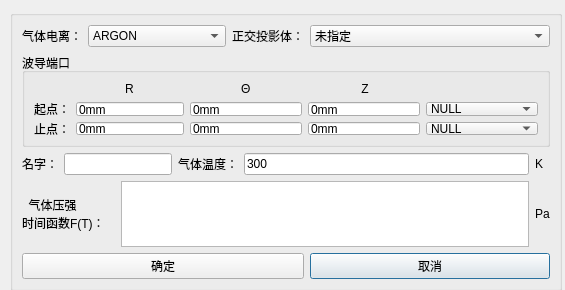
<?xml version="1.0" encoding="UTF-8"?>
<ui version="4.0">
 <class>Dialog</class>
 <widget class="QDialog" name="Dialog">
  <property name="geometry">
   <rect>
    <x>0</x>
    <y>0</y>
    <width>565</width>
    <height>290</height>
   </rect>
  </property>
  <property name="windowTitle">
   <string>气体电离</string>
  </property>
  <widget class="QGroupBox" name="groupBox">
   <property name="geometry">
    <rect>
     <x>10</x>
     <y>10</y>
     <width>552</width>
     <height>281</height>
    </rect>
   </property>
   <property name="title">
    <string/>
   </property>
   <layout class="QGridLayout" name="gridLayout_3">
    <item row="0" column="0">
     <widget class="QLabel" name="Label_type">
      <property name="sizePolicy">
       <sizepolicy hsizetype="Fixed" vsizetype="Preferred">
        <horstretch>0</horstretch>
        <verstretch>0</verstretch>
       </sizepolicy>
      </property>
      <property name="text">
       <string>气体电离：</string>
      </property>
     </widget>
    </item>
    <item row="0" column="1">
     <widget class="QComboBox" name="cb_type">
      <item>
       <property name="text">
        <string>ARGON</string>
       </property>
      </item>
      <item>
       <property name="text">
        <string>NITROGEN_GAS</string>
       </property>
      </item>
      <item>
       <property name="text">
        <string>OXYGEN_GAS</string>
       </property>
      </item>
      <item>
       <property name="text">
        <string>HYDROGEN_GAS</string>
       </property>
      </item>
      <item>
       <property name="text">
        <string>HELIUM</string>
       </property>
      </item>
      <item>
       <property name="text">
        <string>MERCURY</string>
       </property>
      </item>
      <item>
       <property name="text">
        <string>WATER_VAPOR</string>
       </property>
      </item>
      <item>
       <property name="text">
        <string>NEON</string>
       </property>
      </item>
      <item>
       <property name="text">
        <string>KRYPTON</string>
       </property>
      </item>
      <item>
       <property name="text">
        <string>XENON</string>
       </property>
      </item>
      <item>
       <property name="text">
        <string>CARBON_DIOXIDE</string>
       </property>
      </item>
     </widget>
    </item>
    <item row="0" column="2">
     <widget class="QLabel" name="Label_Shadow">
      <property name="sizePolicy">
       <sizepolicy hsizetype="Fixed" vsizetype="Preferred">
        <horstretch>0</horstretch>
        <verstretch>0</verstretch>
       </sizepolicy>
      </property>
      <property name="text">
       <string>正交投影体：</string>
      </property>
     </widget>
    </item>
    <item row="0" column="3">
     <widget class="StyledComboBox" name="ComboBox_Shadow">
      <property name="enabled">
       <bool>true</bool>
      </property>
      <property name="sizePolicy">
       <sizepolicy hsizetype="Preferred" vsizetype="Fixed">
        <horstretch>1</horstretch>
        <verstretch>0</verstretch>
       </sizepolicy>
      </property>
      <property name="maximumSize">
       <size>
        <width>3000</width>
        <height>16777215</height>
       </size>
      </property>
      <property name="sizeIncrement">
       <size>
        <width>1</width>
        <height>0</height>
       </size>
      </property>
      <property name="editable">
       <bool>false</bool>
      </property>
      <item>
       <property name="text">
        <string>未指定</string>
       </property>
      </item>
     </widget>
    </item>
    <item row="1" column="0" colspan="4">
     <widget class="QGroupBox" name="groupBox_Port">
      <property name="sizePolicy">
       <sizepolicy hsizetype="Preferred" vsizetype="Preferred">
        <horstretch>0</horstretch>
        <verstretch>0</verstretch>
       </sizepolicy>
      </property>
      <property name="title">
       <string>波导端口</string>
      </property>
      <property name="flat">
       <bool>true</bool>
      </property>
      <layout class="QVBoxLayout" name="verticalLayout_3">
       <item>
        <layout class="QGridLayout" name="gridLayout">
         <item row="2" column="3">
          <widget class="QLineEdit" name="LineEdit_end_y">
           <property name="text">
            <string>0mm</string>
           </property>
          </widget>
         </item>
         <item row="0" column="1" colspan="2" alignment="Qt::AlignHCenter">
          <widget class="QLabel" name="label_X">
           <property name="text">
            <string>R</string>
           </property>
          </widget>
         </item>
         <item row="1" column="0">
          <widget class="QLabel" name="label_start">
           <property name="text">
            <string>起点：</string>
           </property>
          </widget>
         </item>
         <item row="2" column="1" colspan="2">
          <widget class="QLineEdit" name="LineEdit_end_x">
           <property name="enabled">
            <bool>true</bool>
           </property>
           <property name="text">
            <string>0mm</string>
           </property>
          </widget>
         </item>
         <item row="1" column="4">
          <widget class="QLineEdit" name="LineEdit_start_z">
           <property name="text">
            <string>0mm</string>
           </property>
          </widget>
         </item>
         <item row="0" column="3" alignment="Qt::AlignHCenter">
          <widget class="QLabel" name="label_Y">
           <property name="layoutDirection">
            <enum>Qt::LeftToRight</enum>
           </property>
           <property name="text">
            <string>Θ</string>
           </property>
          </widget>
         </item>
         <item row="2" column="0">
          <widget class="QLabel" name="label_end">
           <property name="text">
            <string>止点：</string>
           </property>
          </widget>
         </item>
         <item row="2" column="4">
          <widget class="QLineEdit" name="LineEdit_end_z">
           <property name="text">
            <string>0mm</string>
           </property>
          </widget>
         </item>
         <item row="1" column="1" colspan="2">
          <widget class="QLineEdit" name="LineEdit_start_x">
           <property name="text">
            <string>0mm</string>
           </property>
          </widget>
         </item>
         <item row="1" column="5">
          <widget class="StyledComboBox" name="ComboBox_start">
           <property name="sizePolicy">
            <sizepolicy hsizetype="Expanding" vsizetype="Fixed">
             <horstretch>0</horstretch>
             <verstretch>0</verstretch>
            </sizepolicy>
           </property>
           <item>
            <property name="text">
             <string>NULL</string>
            </property>
           </item>
          </widget>
         </item>
         <item row="2" column="5">
          <widget class="StyledComboBox" name="ComboBox_end">
           <property name="sizePolicy">
            <sizepolicy hsizetype="Expanding" vsizetype="Fixed">
             <horstretch>0</horstretch>
             <verstretch>0</verstretch>
            </sizepolicy>
           </property>
           <item>
            <property name="text">
             <string>NULL</string>
            </property>
           </item>
          </widget>
         </item>
         <item row="0" column="4" alignment="Qt::AlignHCenter">
          <widget class="QLabel" name="label_Z">
           <property name="text">
            <string> Z</string>
           </property>
          </widget>
         </item>
         <item row="1" column="3">
          <widget class="QLineEdit" name="LineEdit_start_y">
           <property name="text">
            <string>0mm</string>
           </property>
          </widget>
         </item>
        </layout>
       </item>
      </layout>
     </widget>
    </item>
    <item row="2" column="0" colspan="4">
     <layout class="QGridLayout" name="gridLayout_2">
      <item row="0" column="0">
       <widget class="QLabel" name="lb_name">
        <property name="text">
         <string>名字：</string>
        </property>
       </widget>
      </item>
      <item row="0" column="1" colspan="2">
       <widget class="QLineEdit" name="le_name"/>
      </item>
      <item row="0" column="3">
       <widget class="QLabel" name="label_2">
        <property name="text">
         <string>气体温度：</string>
        </property>
       </widget>
      </item>
      <item row="0" column="4">
       <widget class="QLineEdit" name="le_temperature">
        <property name="text">
         <string>300</string>
        </property>
       </widget>
      </item>
      <item row="0" column="5">
       <widget class="QLabel" name="label_4">
        <property name="text">
         <string>K</string>
        </property>
       </widget>
      </item>
      <item row="2" column="0" colspan="2">
       <widget class="QLabel" name="label">
        <property name="text">
         <string>  气体压强
时间函数F(T)：</string>
        </property>
       </widget>
      </item>
      <item row="2" column="2" colspan="3">
       <widget class="QTextEdit" name="le_pressure">
        <property name="enabled">
         <bool>true</bool>
        </property>
       </widget>
      </item>
      <item row="2" column="5">
       <widget class="QLabel" name="label_3">
        <property name="text">
         <string>Pa</string>
        </property>
       </widget>
      </item>
     </layout>
    </item>
    <item row="3" column="3">
     <widget class="QPushButton" name="pb_cancel">
      <property name="text">
       <string>取消</string>
      </property>
     </widget>
    </item>
    <item row="3" column="0" colspan="3">
     <widget class="QPushButton" name="pb_ok">
      <property name="text">
       <string>确定</string>
      </property>
     </widget>
    </item>
   </layout>
  </widget>
 </widget>
 <customwidgets>
  <customwidget>
   <class>StyledComboBox</class>
   <extends>QComboBox</extends>
   <header>StyledComboBox.h</header>
  </customwidget>
 </customwidgets>
 <tabstops>
  <tabstop>pb_ok</tabstop>
  <tabstop>pb_cancel</tabstop>
  <tabstop>cb_type</tabstop>
  <tabstop>le_name</tabstop>
  <tabstop>le_temperature</tabstop>
 </tabstops>
 <resources/>
 <connections/>
</ui>
